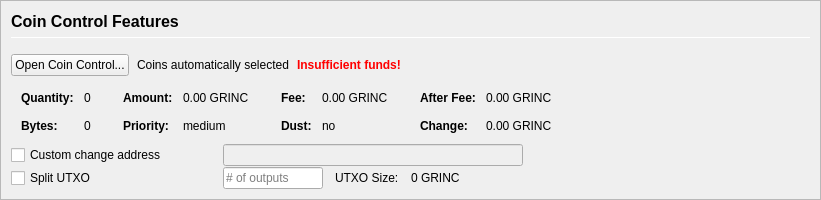
         <widget class="QFrame" name="frameCoinControl">
          <property name="sizePolicy">
           <sizepolicy hsizetype="Expanding" vsizetype="Expanding">
            <horstretch>0</horstretch>
            <verstretch>0</verstretch>
           </sizepolicy>
          </property>
          <property name="maximumSize">
           <size>
            <width>16777215</width>
            <height>16777215</height>
           </size>
          </property>
          <property name="frameShape">
           <enum>QFrame::StyledPanel</enum>
          </property>
          <property name="frameShadow">
           <enum>QFrame::Sunken</enum>
          </property>
          <layout class="QVBoxLayout" name="verticalLayoutCoinControl2">
           <property name="spacing">
            <number>0</number>
           </property>
           <property name="leftMargin">
            <number>0</number>
           </property>
           <property name="topMargin">
            <number>0</number>
           </property>
           <property name="rightMargin">
            <number>0</number>
           </property>
           <property name="bottomMargin">
            <number>0</number>
           </property>
           <item>
            <widget class="QFrame" name="frameCoinControl_BG">
             <layout class="QVBoxLayout" name="verticalLayoutCoinControl" stretch="0,0,0,0,0,0">
              <property name="spacing">
               <number>1</number>
              </property>
              <property name="leftMargin">
               <number>10</number>
              </property>
              <property name="topMargin">
               <number>10</number>
              </property>
              <item>
               <layout class="QHBoxLayout" name="horizontalLayoutCoinControl1">
                <property name="bottomMargin">
                 <number>15</number>
                </property>
                <item>
                 <layout class="QVBoxLayout" name="verticalLayout_3">
                  <property name="spacing">
                   <number>6</number>
                  </property>
                  <item>
                   <widget class="QLabel" name="labelCoinControlFeatures">
                    <property name="sizePolicy">
                     <sizepolicy hsizetype="Preferred" vsizetype="Maximum">
                      <horstretch>0</horstretch>
                      <verstretch>0</verstretch>
                     </sizepolicy>
                    </property>
                    <property name="minimumSize">
                     <size>
                      <width>0</width>
                      <height>20</height>
                     </size>
                    </property>
                    <property name="font">
                     <font>
                      <pointsize>12</pointsize>
                      <weight>75</weight>
                      <bold>true</bold>
                     </font>
                    </property>
                    <property name="styleSheet">
                     <string notr="true">font-weight:bold;</string>
                    </property>
                    <property name="text">
                     <string>Coin Control Features</string>
                    </property>
                   </widget>
                  </item>
                  <item>
                   <widget class="Line" name="line">
                    <property name="minimumSize">
                     <size>
                      <width>0</width>
                      <height>1</height>
                     </size>
                    </property>
                    <property name="maximumSize">
                     <size>
                      <width>16777215</width>
                      <height>1</height>
                     </size>
                    </property>
                    <property name="orientation">
                     <enum>Qt::Horizontal</enum>
                    </property>
                   </widget>
                  </item>
                 </layout>
                </item>
               </layout>
              </item>
              <item>
               <layout class="QHBoxLayout" name="horizontalLayoutCoinControl2" stretch="0,0,0,0">
                <property name="spacing">
                 <number>8</number>
                </property>
                <property name="bottomMargin">
                 <number>10</number>
                </property>
                <item>
                 <widget class="QPushButton" name="pushButtonCoinControl">
                  <property name="styleSheet">
                   <string notr="true"/>
                  </property>
                  <property name="text">
                   <string>Open Coin Control...</string>
                  </property>
                  <property name="autoDefault">
                   <bool>false</bool>
                  </property>
                 </widget>
                </item>
                <item>
                 <widget class="QLabel" name="labelCoinControlAutomaticallySelected">
                  <property name="text">
                   <string>Coins automatically selected</string>
                  </property>
                  <property name="margin">
                   <number>5</number>
                  </property>
                 </widget>
                </item>
                <item>
                 <widget class="QLabel" name="labelCoinControlInsuffFunds">
                  <property name="font">
                   <font>
                    <weight>75</weight>
                    <bold>true</bold>
                   </font>
                  </property>
                  <property name="styleSheet">
                   <string notr="true">color:red;font-weight:bold;</string>
                  </property>
                  <property name="text">
                   <string>Insufficient funds!</string>
                  </property>
                  <property name="margin">
                   <number>5</number>
                  </property>
                 </widget>
                </item>
                <item>
                 <spacer name="horizontalSpacerCoinControl">
                  <property name="orientation">
                   <enum>Qt::Horizontal</enum>
                  </property>
                  <property name="sizeHint" stdset="0">
                   <size>
                    <width>40</width>
                    <height>1</height>
                   </size>
                  </property>
                 </spacer>
                </item>
               </layout>
              </item>
              <item>
               <widget class="QWidget" name="widgetCoinControl" native="true">
                <property name="sizePolicy">
                 <sizepolicy hsizetype="Preferred" vsizetype="Preferred">
                  <horstretch>0</horstretch>
                  <verstretch>0</verstretch>
                 </sizepolicy>
                </property>
                <property name="minimumSize">
                 <size>
                  <width>0</width>
                  <height>0</height>
                 </size>
                </property>
                <property name="styleSheet">
                 <string notr="true"/>
                </property>
                <layout class="QHBoxLayout" name="horizontalLayoutCoinControl5">
                 <property name="leftMargin">
                  <number>0</number>
                 </property>
                 <property name="topMargin">
                  <number>0</number>
                 </property>
                 <property name="rightMargin">
                  <number>0</number>
                 </property>
                 <property name="bottomMargin">
                  <number>0</number>
                 </property>
                 <item>
                  <layout class="QHBoxLayout" name="horizontalLayoutCoinControl3" stretch="0,0,0,1">
                   <property name="spacing">
                    <number>20</number>
                   </property>
                   <property name="topMargin">
                    <number>0</number>
                   </property>
                   <property name="bottomMargin">
                    <number>10</number>
                   </property>
                   <item>
                    <layout class="QFormLayout" name="formLayoutCoinControl1">
                     <property name="horizontalSpacing">
                      <number>10</number>
                     </property>
                     <property name="verticalSpacing">
                      <number>14</number>
                     </property>
                     <property name="leftMargin">
                      <number>10</number>
                     </property>
                     <property name="topMargin">
                      <number>4</number>
                     </property>
                     <property name="rightMargin">
                      <number>6</number>
                     </property>
                     <item row="0" column="0">
                      <widget class="QLabel" name="labelCoinControlQuantityText">
                       <property name="font">
                        <font>
                         <weight>75</weight>
                         <bold>true</bold>
                        </font>
                       </property>
                       <property name="text">
                        <string>Quantity:</string>
                       </property>
                       <property name="margin">
                        <number>0</number>
                       </property>
                      </widget>
                     </item>
                     <item row="0" column="1">
                      <widget class="QLabel" name="labelCoinControlQuantity">
                       <property name="cursor">
                        <cursorShape>IBeamCursor</cursorShape>
                       </property>
                       <property name="contextMenuPolicy">
                        <enum>Qt::ActionsContextMenu</enum>
                       </property>
                       <property name="text">
                        <string notr="true">0</string>
                       </property>
                       <property name="margin">
                        <number>0</number>
                       </property>
                       <property name="textInteractionFlags">
                        <set>Qt::LinksAccessibleByMouse|Qt::TextSelectableByKeyboard|Qt::TextSelectableByMouse</set>
                       </property>
                      </widget>
                     </item>
                     <item row="1" column="0">
                      <widget class="QLabel" name="labelCoinControlBytesText">
                       <property name="font">
                        <font>
                         <weight>75</weight>
                         <bold>true</bold>
                        </font>
                       </property>
                       <property name="text">
                        <string>Bytes:</string>
                       </property>
                      </widget>
                     </item>
                     <item row="1" column="1">
                      <widget class="QLabel" name="labelCoinControlBytes">
                       <property name="cursor">
                        <cursorShape>IBeamCursor</cursorShape>
                       </property>
                       <property name="contextMenuPolicy">
                        <enum>Qt::ActionsContextMenu</enum>
                       </property>
                       <property name="text">
                        <string notr="true">0</string>
                       </property>
                       <property name="textInteractionFlags">
                        <set>Qt::LinksAccessibleByMouse|Qt::TextSelectableByKeyboard|Qt::TextSelectableByMouse</set>
                       </property>
                      </widget>
                     </item>
                    </layout>
                   </item>
                   <item>
                    <layout class="QFormLayout" name="formLayoutCoinControl2">
                     <property name="horizontalSpacing">
                      <number>10</number>
                     </property>
                     <property name="verticalSpacing">
                      <number>14</number>
                     </property>
                     <property name="leftMargin">
                      <number>6</number>
                     </property>
                     <property name="topMargin">
                      <number>4</number>
                     </property>
                     <property name="rightMargin">
                      <number>6</number>
                     </property>
                     <item row="0" column="0">
                      <widget class="QLabel" name="labelCoinControlAmountText">
                       <property name="font">
                        <font>
                         <weight>75</weight>
                         <bold>true</bold>
                        </font>
                       </property>
                       <property name="text">
                        <string>Amount:</string>
                       </property>
                       <property name="margin">
                        <number>0</number>
                       </property>
                      </widget>
                     </item>
                     <item row="0" column="1">
                      <widget class="QLabel" name="labelCoinControlAmount">
                       <property name="cursor">
                        <cursorShape>IBeamCursor</cursorShape>
                       </property>
                       <property name="contextMenuPolicy">
                        <enum>Qt::ActionsContextMenu</enum>
                       </property>
                       <property name="text">
                        <string notr="true">0.00 GRINC</string>
                       </property>
                       <property name="textInteractionFlags">
                        <set>Qt::LinksAccessibleByMouse|Qt::TextSelectableByKeyboard|Qt::TextSelectableByMouse</set>
                       </property>
                      </widget>
                     </item>
                     <item row="1" column="0">
                      <widget class="QLabel" name="labelCoinControlPriorityText">
                       <property name="font">
                        <font>
                         <weight>75</weight>
                         <bold>true</bold>
                        </font>
                       </property>
                       <property name="text">
                        <string>Priority:</string>
                       </property>
                      </widget>
                     </item>
                     <item row="1" column="1">
                      <widget class="QLabel" name="labelCoinControlPriority">
                       <property name="cursor">
                        <cursorShape>IBeamCursor</cursorShape>
                       </property>
                       <property name="contextMenuPolicy">
                        <enum>Qt::ActionsContextMenu</enum>
                       </property>
                       <property name="text">
                        <string>medium</string>
                       </property>
                       <property name="textInteractionFlags">
                        <set>Qt::LinksAccessibleByMouse|Qt::TextSelectableByKeyboard|Qt::TextSelectableByMouse</set>
                       </property>
                      </widget>
                     </item>
                    </layout>
                   </item>
                   <item>
                    <layout class="QFormLayout" name="formLayoutCoinControl3">
                     <property name="horizontalSpacing">
                      <number>10</number>
                     </property>
                     <property name="verticalSpacing">
                      <number>14</number>
                     </property>
                     <property name="leftMargin">
                      <number>6</number>
                     </property>
                     <property name="topMargin">
                      <number>4</number>
                     </property>
                     <property name="rightMargin">
                      <number>6</number>
                     </property>
                     <item row="0" column="0">
                      <widget class="QLabel" name="labelCoinControlFeeText">
                       <property name="font">
                        <font>
                         <weight>75</weight>
                         <bold>true</bold>
                        </font>
                       </property>
                       <property name="text">
                        <string>Fee:</string>
                       </property>
                       <property name="margin">
                        <number>0</number>
                       </property>
                      </widget>
                     </item>
                     <item row="0" column="1">
                      <widget class="QLabel" name="labelCoinControlFee">
                       <property name="cursor">
                        <cursorShape>IBeamCursor</cursorShape>
                       </property>
                       <property name="contextMenuPolicy">
                        <enum>Qt::ActionsContextMenu</enum>
                       </property>
                       <property name="text">
                        <string notr="true">0.00 GRINC</string>
                       </property>
                       <property name="textInteractionFlags">
                        <set>Qt::LinksAccessibleByMouse|Qt::TextSelectableByKeyboard|Qt::TextSelectableByMouse</set>
                       </property>
                      </widget>
                     </item>
                     <item row="1" column="0">
                      <widget class="QLabel" name="labelCoinControlLowOutputText">
                       <property name="font">
                        <font>
                         <weight>75</weight>
                         <bold>true</bold>
                        </font>
                       </property>
                       <property name="text">
                        <string>Dust:</string>
                       </property>
                      </widget>
                     </item>
                     <item row="1" column="1">
                      <widget class="QLabel" name="labelCoinControlLowOutput">
                       <property name="cursor">
                        <cursorShape>IBeamCursor</cursorShape>
                       </property>
                       <property name="contextMenuPolicy">
                        <enum>Qt::ActionsContextMenu</enum>
                       </property>
                       <property name="text">
                        <string>no</string>
                       </property>
                       <property name="textInteractionFlags">
                        <set>Qt::LinksAccessibleByMouse|Qt::TextSelectableByKeyboard|Qt::TextSelectableByMouse</set>
                       </property>
                      </widget>
                     </item>
                    </layout>
                   </item>
                   <item>
                    <layout class="QFormLayout" name="formLayoutCoinControl4">
                     <property name="horizontalSpacing">
                      <number>10</number>
                     </property>
                     <property name="verticalSpacing">
                      <number>14</number>
                     </property>
                     <property name="leftMargin">
                      <number>6</number>
                     </property>
                     <property name="topMargin">
                      <number>4</number>
                     </property>
                     <property name="rightMargin">
                      <number>6</number>
                     </property>
                     <item row="0" column="0">
                      <widget class="QLabel" name="labelCoinControlAfterFeeText">
                       <property name="font">
                        <font>
                         <weight>75</weight>
                         <bold>true</bold>
                        </font>
                       </property>
                       <property name="text">
                        <string>After Fee:</string>
                       </property>
                       <property name="margin">
                        <number>0</number>
                       </property>
                      </widget>
                     </item>
                     <item row="0" column="1">
                      <widget class="QLabel" name="labelCoinControlAfterFee">
                       <property name="cursor">
                        <cursorShape>IBeamCursor</cursorShape>
                       </property>
                       <property name="contextMenuPolicy">
                        <enum>Qt::ActionsContextMenu</enum>
                       </property>
                       <property name="text">
                        <string notr="true">0.00 GRINC</string>
                       </property>
                       <property name="textInteractionFlags">
                        <set>Qt::LinksAccessibleByMouse|Qt::TextSelectableByKeyboard|Qt::TextSelectableByMouse</set>
                       </property>
                      </widget>
                     </item>
                     <item row="1" column="0">
                      <widget class="QLabel" name="labelCoinControlChangeText">
                       <property name="font">
                        <font>
                         <weight>75</weight>
                         <bold>true</bold>
                        </font>
                       </property>
                       <property name="text">
                        <string>Change:</string>
                       </property>
                      </widget>
                     </item>
                     <item row="1" column="1">
                      <widget class="QLabel" name="labelCoinControlChange">
                       <property name="cursor">
                        <cursorShape>IBeamCursor</cursorShape>
                       </property>
                       <property name="contextMenuPolicy">
                        <enum>Qt::ActionsContextMenu</enum>
                       </property>
                       <property name="text">
                        <string notr="true">0.00 GRINC</string>
                       </property>
                       <property name="textInteractionFlags">
                        <set>Qt::LinksAccessibleByMouse|Qt::TextSelectableByKeyboard|Qt::TextSelectableByMouse</set>
                       </property>
                      </widget>
                     </item>
                    </layout>
                   </item>
                  </layout>
                 </item>
                </layout>
               </widget>
              </item>
              <item>
               <layout class="QHBoxLayout" name="horizontalLayoutCoinControl4">
                <property name="spacing">
                 <number>12</number>
                </property>
                <property name="sizeConstraint">
                 <enum>QLayout::SetDefaultConstraint</enum>
                </property>
                <property name="topMargin">
                 <number>0</number>
                </property>
                <property name="rightMargin">
                 <number>0</number>
                </property>
                <item>
                 <widget class="QCheckBox" name="checkBoxCoinControlChange">
                  <property name="sizePolicy">
                   <sizepolicy hsizetype="Preferred" vsizetype="Preferred">
                    <horstretch>0</horstretch>
                    <verstretch>0</verstretch>
                   </sizepolicy>
                  </property>
                  <property name="minimumSize">
                   <size>
                    <width>200</width>
                    <height>0</height>
                   </size>
                  </property>
                  <property name="maximumSize">
                   <size>
                    <width>200</width>
                    <height>16777215</height>
                   </size>
                  </property>
                  <property name="toolTip">
                   <string>If this is activated, but the change address is empty or invalid, change will be sent to a newly generated address.</string>
                  </property>
                  <property name="text">
                   <string>Custom change address</string>
                  </property>
                 </widget>
                </item>
                <item>
                 <widget class="QValidatedLineEdit" name="lineEditCoinControlChange">
                  <property name="enabled">
                   <bool>false</bool>
                  </property>
                  <property name="sizePolicy">
                   <sizepolicy hsizetype="Preferred" vsizetype="Preferred">
                    <horstretch>0</horstretch>
                    <verstretch>0</verstretch>
                   </sizepolicy>
                  </property>
                  <property name="minimumSize">
                   <size>
                    <width>300</width>
                    <height>0</height>
                   </size>
                  </property>
                 </widget>
                </item>
                <item>
                 <widget class="QLabel" name="labelCoinControlChangeLabel">
                  <property name="sizePolicy">
                   <sizepolicy hsizetype="Preferred" vsizetype="Preferred">
                    <horstretch>0</horstretch>
                    <verstretch>0</verstretch>
                   </sizepolicy>
                  </property>
                  <property name="minimumSize">
                   <size>
                    <width>100</width>
                    <height>0</height>
                   </size>
                  </property>
                  <property name="text">
                   <string/>
                  </property>
                  <property name="margin">
                   <number>3</number>
                  </property>
                 </widget>
                </item>
               </layout>
              </item>
              <item>
               <layout class="QHBoxLayout" name="horizontalLayoutCoinControl6">
                <property name="spacing">
                 <number>12</number>
                </property>
                <property name="rightMargin">
                 <number>0</number>
                </property>
                <item>
                 <widget class="QCheckBox" name="splitBlockCheckBox">
                  <property name="sizePolicy">
                   <sizepolicy hsizetype="Preferred" vsizetype="Preferred">
                    <horstretch>0</horstretch>
                    <verstretch>0</verstretch>
                   </sizepolicy>
                  </property>
                  <property name="minimumSize">
                   <size>
                    <width>200</width>
                    <height>0</height>
                   </size>
                  </property>
                  <property name="maximumSize">
                   <size>
                    <width>200</width>
                    <height>16777215</height>
                   </size>
                  </property>
                  <property name="text">
                   <string>Split UTXO</string>
                  </property>
                 </widget>
                </item>
                <item>
                 <widget class="QLineEdit" name="splitBlockLineEdit">
                  <property name="sizePolicy">
                   <sizepolicy hsizetype="Preferred" vsizetype="Preferred">
                    <horstretch>50</horstretch>
                    <verstretch>0</verstretch>
                   </sizepolicy>
                  </property>
                  <property name="minimumSize">
                   <size>
                    <width>100</width>
                    <height>0</height>
                   </size>
                  </property>
                  <property name="maximumSize">
                   <size>
                    <width>100</width>
                    <height>16777215</height>
                   </size>
                  </property>
                  <property name="placeholderText">
                   <string># of outputs</string>
                  </property>
                 </widget>
                </item>
                <item>
                 <widget class="QLabel" name="labelBlockSizeText">
                  <property name="text">
                   <string>UTXO Size:</string>
                  </property>
                 </widget>
                </item>
                <item>
                 <widget class="QLabel" name="labelBlockSize">
                  <property name="text">
                   <string>0 GRINC</string>
                  </property>
                 </widget>
                </item>
                <item>
                 <spacer name="horizontalSpacer_7">
                  <property name="orientation">
                   <enum>Qt::Horizontal</enum>
                  </property>
                  <property name="sizeHint" stdset="0">
                   <size>
                    <width>40</width>
                    <height>20</height>
                   </size>
                  </property>
                 </spacer>
                </item>
               </layout>
              </item>
              <item>
               <spacer name="verticalSpacerCoinControl">
                <property name="orientation">
                 <enum>Qt::Vertical</enum>
                </property>
                <property name="sizeHint" stdset="0">
                 <size>
                  <width>800</width>
                  <height>1</height>
                 </size>
                </property>
               </spacer>
              </item>
             </layout>
            </widget>
           </item>
          </layout>
         </widget>
